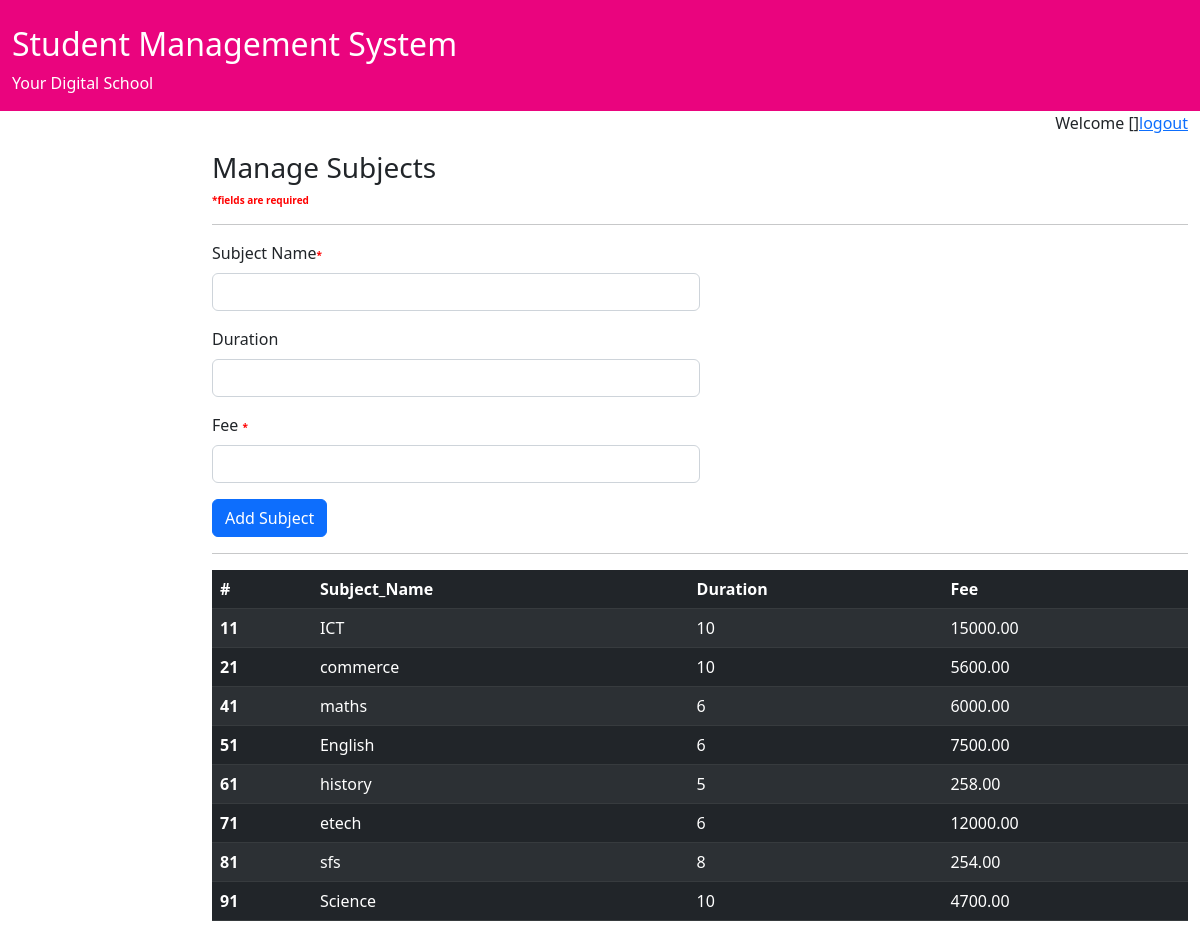
The page /viji/sri-lanka/manage-subject.php on the database its author committed.
### tables this page shows
CREATE TABLE `tbl_subject` (
  `id` int(5) NOT NULL AUTO_INCREMENT,
  `subject_name` varchar(50) DEFAULT NULL,
  `duration` int(3) DEFAULT NULL,
  `fee` decimal(10,2) DEFAULT NULL,
  PRIMARY KEY (`id`),
  UNIQUE KEY `NewIndex1` (`subject_name`),
  UNIQUE KEY `NewIndex2` (`subject_name`)
);

### viji/sri-lanka/manage-subject.php (the view, shortened to what this page needs)
<html>
    <head>
        <link href='css/bootstrap.css' rel = "stylesheet"/>
        <link href='css/sms-style.css' rel = "stylesheet"/>
    </head>
    <body>
        <div class="container">
            <div class="row" id="topdiv">
                <div class="col-sm-12">
                    <h2>Student Management System</h2>
                    <p>Your Digital School</p>
                </div>
            </div>
            <div class="row">
            <div class="col-sm-2">
            </div>
            <div class="col-sm-10">
                <p style = 'text-align:right'>Welcome <?php echo $_SESSION['currentuser']['nic']?> [<?php echo $_SESSION['currentuser']['user_role']?>]<a href='logout.php'>logout </a></p>
                <h3>Manage Subjects</h3>
                <span class='req-msg'>*fields are required </span>
                <hr>
                <div style ='width: 50%'>
                <form action="manage-subject.php" method="post">
                <div class="mb-3">
                    <label for="exampleFormControlInput1" class="form-label">Subject Name<span class="req-msg">*</span></label>
                        <input type="text" class="form-control" id="exampleFormControlInput1" name="subjectname" required>
                </div>
                <div class="mb-3">
                    <label for="exampleFormControlInput1" class="form-label">Duration</label>
                        <input type="text" class="form-control" id="exampleFormControlInput1" name="Duration">
                </div>
                <div class="mb-3">
                    <label for="exampleFormControlInput1" class="form-label">Fee <span class="req-msg">*</span></label>
                        <input type="text" class="form-control" id="exampleFormControlInput1" name="fee" required>
                </div>
                <div class="mb-3">
                    <button type="submit" name ="btnsubmit"class="btn btn-primary">Add Subject</button>
                </div>
                </form>
                </div>
                <hr>
                <table class="table table-dark table-striped">
  <thead>
    <tr>
      <th scope="col">#</th>
      <th scope="col">Subject_Name</th>
      <th scope="col">Duration</th>
      <th scope="col">Fee</th>
    </tr>
  </thead>
  <tbody>
    <?php
                $conn = getdbconnection();
                $sql ="SELECT * FROM tbl_subject";
                $result = mysqli_query($conn,$sql);
                           if(mysqli_num_rows($result)>0){
                        while($row = mysqli_fetch_assoc($result)){
                            ?>
                                 <tr>
                                <th scope="row"><?php echo $row ['id'] ?>1</th>
                                <td><?php echo $row ['subject_name'] ?></td>
                                <td><?php  echo $row ['duration'] ?></td>
                                <td><?php echo $row ['fee'] ?></td>
                                </tr>
                            <?php
                        }
                        }
    ?>
  </tbody>
</table>
                </div>
                </div>
            </div>
    </body>
</html>

### viji/sri-lanka/css/sms-style.css (style rules this page uses)
.req-msg { color:red; font-weight:bold; font-size:x-small; }

### viji/sri-lanka/manage-subject.php (style rules this page uses)
#topdiv { background-color:EA047E; padding-top:25px; color:white; }

### rows shown on the page
tbl_subject: id "1", subject_name "ICT", duration "10", fee "15000.00"
tbl_subject: id "2", subject_name "commerce", duration "10", fee "5600.00"
tbl_subject: id "4", subject_name "maths", duration "6", fee "6000.00"
tbl_subject: id "5", subject_name "English", duration "6", fee "7500.00"
tbl_subject: id "6", subject_name "history", duration "5", fee "258.00"
tbl_subject: id "7", subject_name "etech", duration "6", fee "12000.00"
tbl_subject: id "8", subject_name "sfs", duration "8", fee "254.00"
tbl_subject: id "9", subject_name "Science", duration "10", fee "4700.00"
